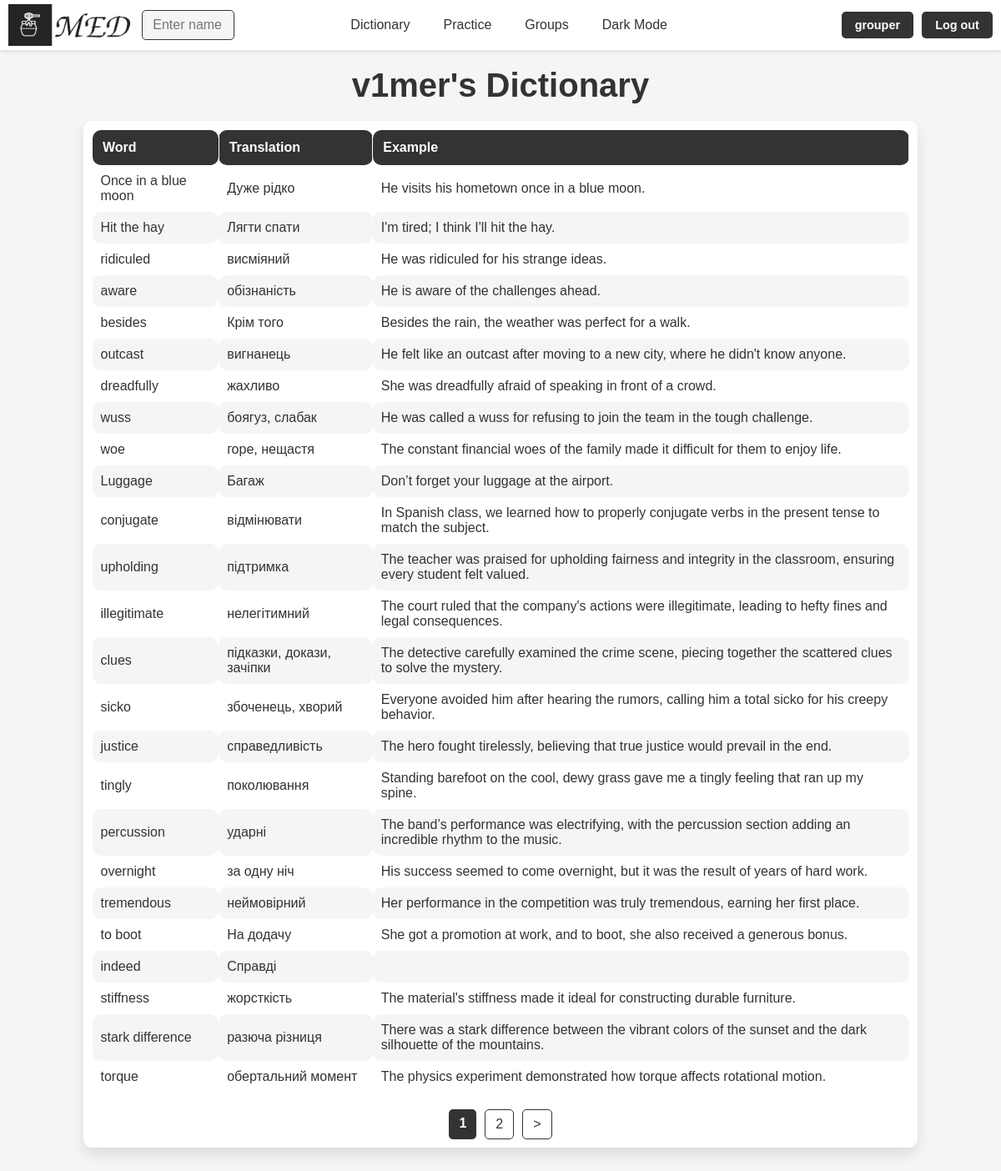
/words/v1mer (signed in), run on an earlier commit of the app's database.
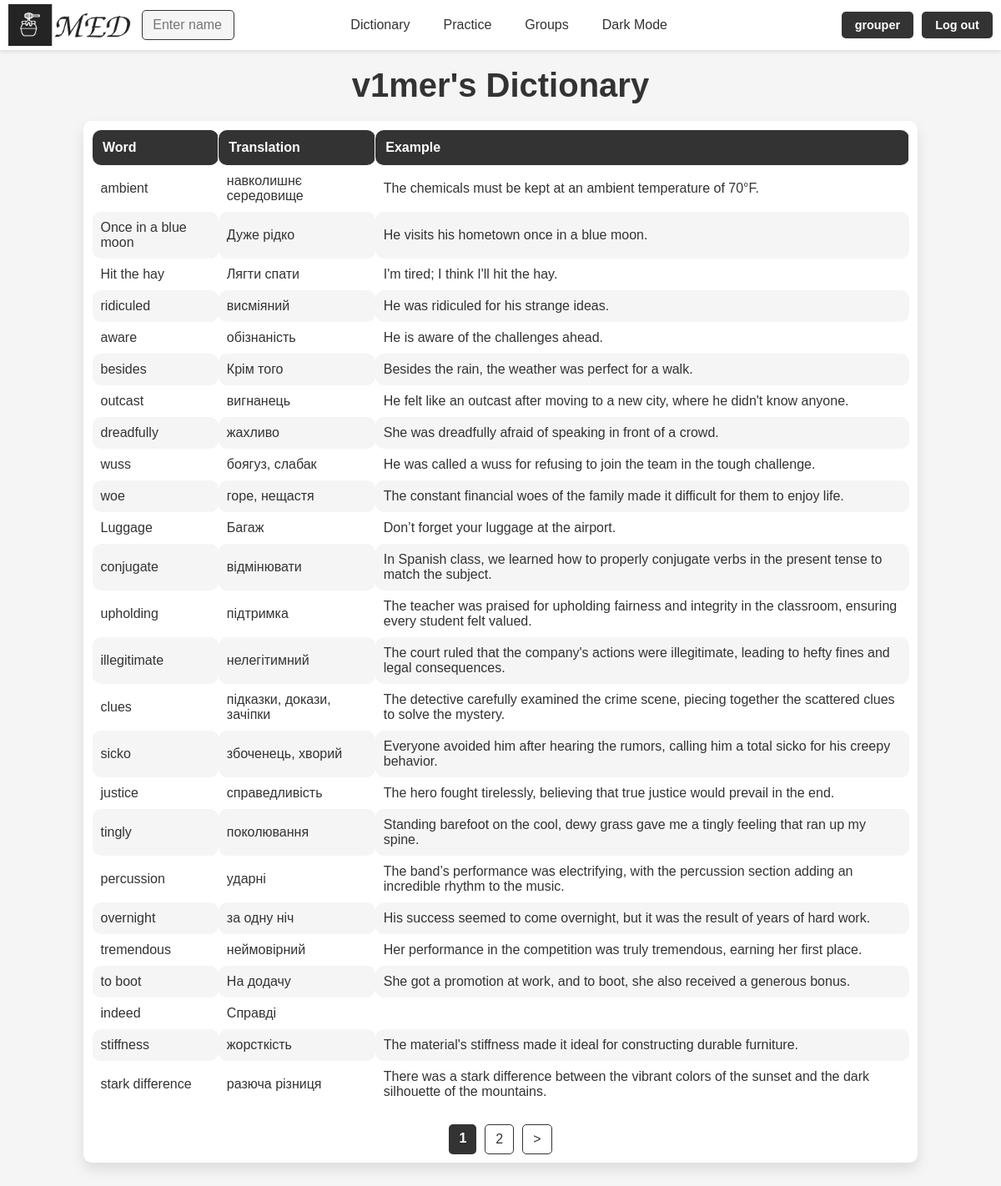
And on a later commit of the database.
### med/models.py (models this page shows, shortened)
class Word(models.Model):
    TYPE_CHOICES = [
        ('noun', 'Noun'),
        ('verb', 'Verb'),
        ('adjective', 'Adjective'),
        ('adverb', 'Adverb'),
        ('pronoun', 'Pronoun'),
        ('phrasal verb', 'Phrasal verb'),
        ('other', 'Other')
    ]
    word = models.CharField(max_length=100)
    translation = models.CharField(max_length=100)
    example = models.TextField(blank=True)
    time_create = models.DateTimeField(auto_now_add=True)
    time_update = models.DateTimeField(auto_now=True)
    user = models.ForeignKey(User, on_delete=models.CASCADE)
    is_favourite = models.BooleanField(default=False)
    word_type = models.CharField(max_length=20, choices=TYPE_CHOICES, default='other')
    class Meta:
        ordering = ['-time_create', 'word']
        indexes = [
            models.Index(fields=['-time_create'])
        ]

### med/views.py (the view)
# urls.py: path('words/<slug:user_name>', views.WordListView.as_view(), name='words'),
@method_decorator(login_required, name='dispatch')
class WordListView(ListView):
    model = Word
    template_name = 'med/words.html'
    context_object_name = 'words'
    paginate_by = 25
    def get_queryset(self):
        user_name = self.kwargs['user_name']
        user = get_object_or_404(User, username=user_name)
        self.is_my_dict = user == self.request.user
        return Word.objects.filter(user=user)
    def get_context_data(self, **kwargs):
        context = super().get_context_data(**kwargs)
        user = get_object_or_404(User, username=self.kwargs['user_name'])
        request_user = self.request.user
        friends = User.objects.filter(
            Q(friendship_requests_sent__receiver=user, friendship_requests_sent__status='accepted') |
            Q(friendship_requests_received__sender=user, friendship_requests_received__status='accepted')
        ).distinct()
        is_friends = request_user in friends
        context.update({
            'user_name': self.kwargs['user_name'],
            'user': user,
            'title': f"{self.kwargs['user_name']}'s Dictionary",
            'is_my_dict': getattr(self, 'is_my_dict', False),
            'is_dict': True,
            'logged_user': request_user,
            'access': UserProfile.objects.get(user=user).access_dictionary,
            'is_friends': is_friends,
        })
        return context

### med/templates/med/words.html (shortened to what this page needs)
{% extends 'base.html' %}
{% load static %}
{% block content %}
<h1>{{title}}</h1>
<div class="word_table_container">
    {% if words %}
    <table class="word_table">
        {% if is_my_dict or access == 'every' or access == 'friends' and is_friends %}
        <thead>
            <tr>
                <th>Word</th>
                <th>Translation</th>
                <th>Example</th>
            </tr>
        </thead>
        <tbody>
            {% for word in words %}
                <tr>
                    <td>{{ word.word }}</td>
                    <td>{{ word.translation }}</td>
                    <td>{{ word.example }}</td>
                </tr>
            {% endfor %}
        </tbody>
        {% else %}
        <p> </p>
        <p><b>{{ user_name }} has a private dictionary</b></p>
        {% endif %}
    {% else %}
    <p> </p>
    <p><b>There are no words yet</b></p>
    {% endif %}
    </table>
    {% if paginator.num_pages > 1 %}
    <nav class="list-pages">
        <ul>
            {% for p in paginator.page_range %}
                {% if page_obj.number == p %}
                <li class="page-num page-num-selected">{{ p }}</li>
                {% elif p >= page_obj.number|add:-2 and p <= page_obj.number|add:2 %}
                <li class="page-num"><a href="?page={{ p }}">{{ p }}</a></li>
                {% endif %}
            {% endfor %}
            {% if page_obj.has_next %}
            <li class="page-num">
                <a href="?page={{ page_obj.next_page_number }}">&gt;</a>
            </li>
            {% endif %}
        </ul>
    </nav>
    {% endif %}
</div>
{% endblock %}

What changed in the data, as far as the page shows it:
no longer on this page (row unchanged): Word: word "torque", translation "обертальний момент", example "The physics experiment demonstrated how torque affects rotational motion."
added Word: word "ambient", translation "навколишнє середовище", example "The chemicals must be kept at an ambient temperature of 70°F."
